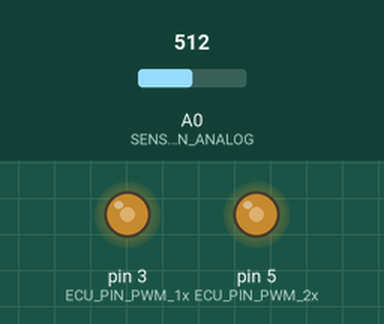
A sketch run on a simulated Arduino Uno, built with avr-gcc and run on an emulated ATmega328P. Shown: output pins drawn as LEDs (lit = HIGH). The inputs (shaded band) are chosen by the test bench; at power-on: A0 (SENSOR_PIN_ANALOG) = 512.

Above: at 1.2 s.
1.3 s: A0 (SENSOR_PIN_ANALOG) set to 716
At 1.9 s:
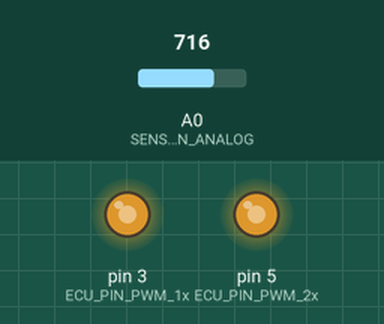
2.8 s: A0 (SENSOR_PIN_ANALOG) set to 900
At 4.0 s:
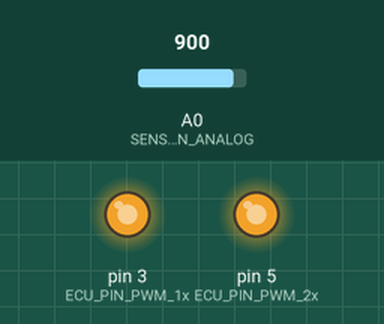
4.3 s: A0 (SENSOR_PIN_ANALOG) set to 122
At 5.4 s:
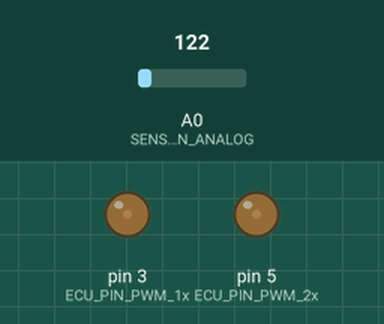
5.8 s: A0 (SENSOR_PIN_ANALOG) set to 0
At 6.5 s:
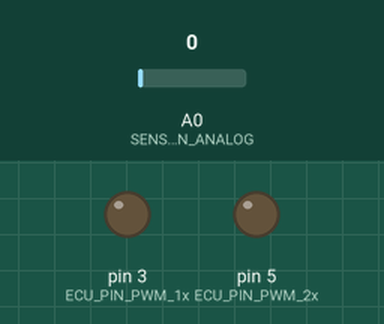
Timing chart, 0 to 8.3 s (numbered marks = the images above; inputs shaded):
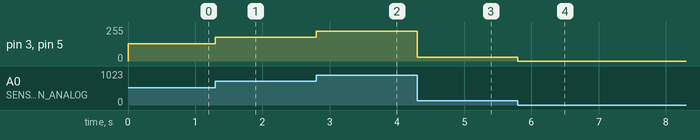

Measured:
- after the input at 1.3 s, pin 3 (ECU_PIN_PWM_1x), pin 5 (ECU_PIN_PWM_2x): 128/255 → 179/255 at once
- after the input at 2.8 s, pin 3 (ECU_PIN_PWM_1x), pin 5 (ECU_PIN_PWM_2x): 179/255 → 225/255 at once
- after the input at 4.3 s, pin 3 (ECU_PIN_PWM_1x), pin 5 (ECU_PIN_PWM_2x): 225/255 → 30/255 at once
- after the input at 5.8 s, pin 3 (ECU_PIN_PWM_1x), pin 5 (ECU_PIN_PWM_2x): 30/255 → 0/255 at once

The sketch:

bypassAnalog.ino
```cpp
/*****************************/
/******* Bypass Analog *******/
/*****************************/
#define SENSOR_PIN_ANALOG A0
#define ECU_PIN_PWM_1x 3
#define ECU_PIN_PWM_2x 5 // This PIN is more powerfull

int value;

void setup() {
}

void loop() {
  value = analogRead(SENSOR_PIN_ANALOG) / 4;
  analogWrite(ECU_PIN_PWM_1x, value);
  analogWrite(ECU_PIN_PWM_2x, value);
}
```
